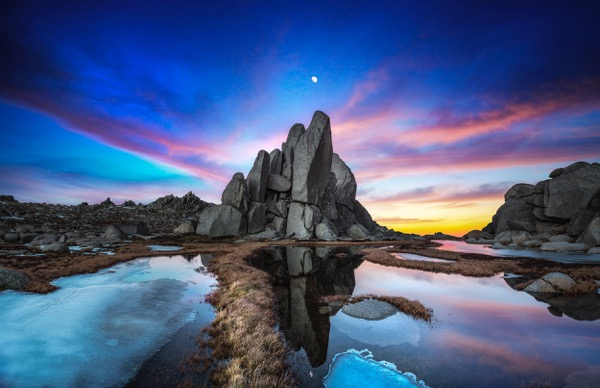
#> input picture OpenCV ile Görüntü İşleme/15_Hİstograms/scene.jpeg, 600 x 388 px
$ python Histograms.py
#> lines starting #> are read from the running program, lines starting #| are printed output that depends on the picture
import cv2
import numpy as np
import matplotlib.pyplot as plt

img = cv2.imread("scene.jpeg")
#> img is the input picture: shape (388, 600, 3); mean B, G, R 130.2, 89.3, 71.3
img = cv2.cvtColor(img,cv2.COLOR_BGR2RGB)

plt.figure()
plt.imshow(img)
plt.axis("off")
plt.show()

#calculate and visualize histogram
hist = cv2.calcHist([img],[0],None,[256],[0,256])
#> hist = 256 values, max 12673 at index 0, min 125 at index 236, mean 909.4

#Visualize normal
plt.figure()
plt.hist(img.ravel(),256,[0,256])
plt.axis("off")
plt.show()
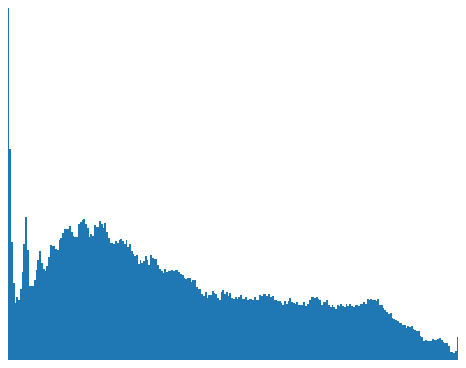
#> figure drawn by matplotlib, 1 panel

#visualize using enum
plt.figure()

colors = ("b","g","r")
for i,index in enumerate(colors):
    hist = cv2.calcHist([img],[i],None,[256],[0,256])
    plt.plot(hist,color = index)
    plt.xlim([0,256])

plt.show()
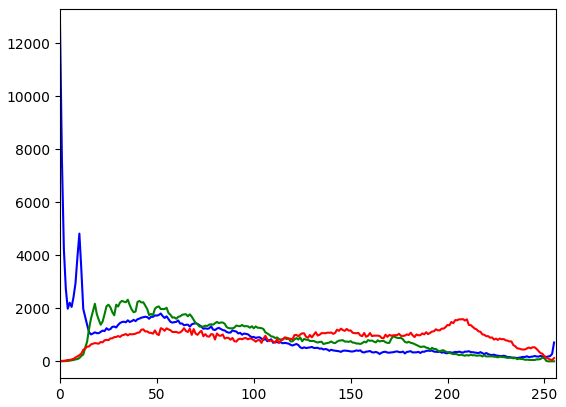
#> figure drawn by matplotlib, 1 panel; curve peaks at x = 0, y = 12673; curve peaks at x = 35, y = 2327; curve peaks at x = 208, y = 1595
